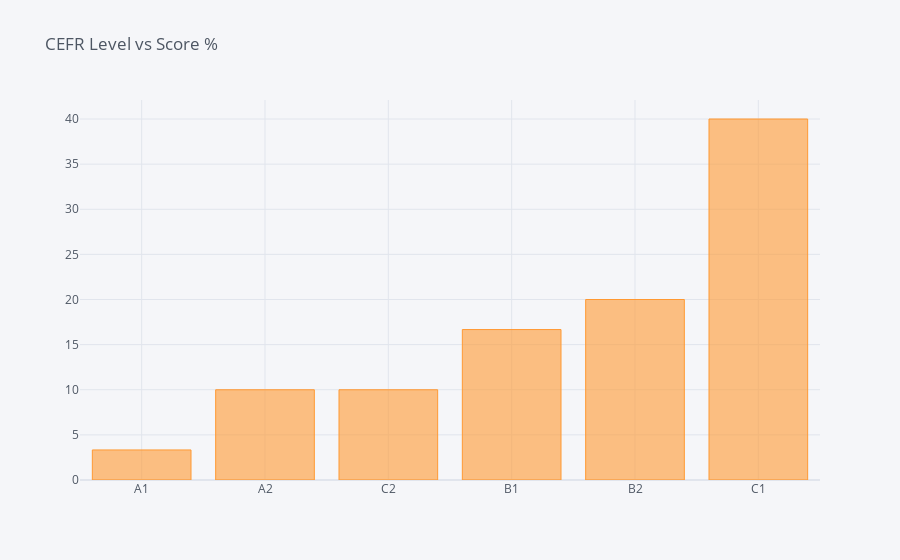

The notebook cell this image was saved under:
### Code cell
# Plotting interactive plots with plotly
cefr.iplot(kind='bar', title='CEFR Level vs Score %')

### Figure 1 — Plotly figure (JSON) as saved in the notebook; plotly's stock layout.template omitted (floating-point values rounded to 4 significant figures)
{"data": [{"marker": {"color": "rgba(255, 153, 51, 0.6)", "line": {"color": "rgba(255, 153, 51, 1.0)", "width": 1}}, "name": "Score %", "orientation": "v", "text": "", "x": ["A1", "A2", "C2", "B1", "B2", "C1"], "y": [3.33, 10.0, 10.0, 16.67, 20.0, 40.0], "type": "bar"}], "layout": {"legend": {"bgcolor": "#F5F6F9", "font": {"color": "#4D5663"}}, "paper_bgcolor": "#F5F6F9", "plot_bgcolor": "#F5F6F9", "title": {"font": {"color": "#4D5663"}, "text": "CEFR Level vs Score %"}, "xaxis": {"gridcolor": "#E1E5ED", "showgrid": true, "tickfont": {"color": "#4D5663"}, "title": {"font": {"color": "#4D5663"}, "text": ""}, "zerolinecolor": "#E1E5ED"}, "yaxis": {"gridcolor": "#E1E5ED", "showgrid": true, "tickfont": {"color": "#4D5663"}, "title": {"font": {"color": "#4D5663"}, "text": ""}, "zerolinecolor": "#E1E5ED"}}}
